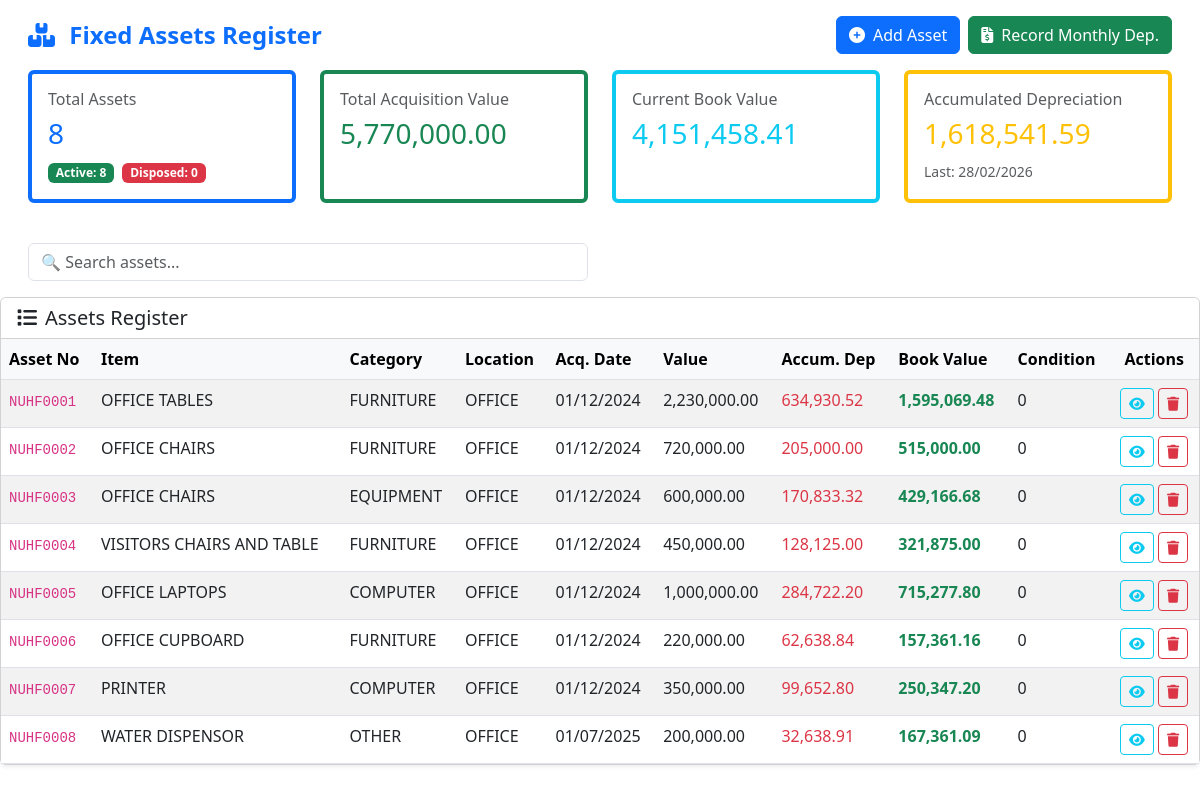
Page /app.cbfinance.rw/modules/assets.php on the committed database.
### tables this page shows
CREATE TABLE `assets` (
  `asset_id` int(11) NOT NULL,
  `asset_number` varchar(20) NOT NULL,
  `category` varchar(50) NOT NULL,
  `item_name` varchar(100) NOT NULL,
  `description` text,
  `serial_number` varchar(100) DEFAULT NULL,
  `location` varchar(100) DEFAULT NULL,
  `assigned_user` varchar(100) DEFAULT NULL,
  `acquisition_date` date NOT NULL,
  `acquisition_value` decimal(15,2) NOT NULL,
  `supplier` varchar(200) DEFAULT NULL,
  `additions` decimal(15,2) DEFAULT '0.00',
  `lifespan_years` int(11) NOT NULL,
  `depreciation_rate` decimal(5,2) NOT NULL,
  `asset_condition` varchar(1000) DEFAULT NULL,
  `monthly_depreciation` decimal(15,2) DEFAULT NULL,
  `daily_depreciation` decimal(15,2) DEFAULT NULL,
  `accumulated_depreciation` decimal(15,2) DEFAULT '0.00',
  `reporting_date` date DEFAULT NULL,
  `disposal_date` date DEFAULT NULL,
  `disposal_value` decimal(15,2) DEFAULT NULL,
  `disposal_reason` varchar(255) DEFAULT NULL,
  `created_at` timestamp NOT NULL DEFAULT CURRENT_TIMESTAMP,
  `updated_at` timestamp NOT NULL DEFAULT CURRENT_TIMESTAMP ON UPDATE CURRENT_TIMESTAMP
);

### app.cbfinance.rw/modules/assets.php (the view, shortened to what this page needs)
<?php
$conn = getConnection();
$conn->set_charset("utf8mb4");
$assets_result = $conn->query("SELECT * FROM assets ORDER BY asset_number ASC");
$stats_result = $conn->query("
    SELECT
        COUNT(*) AS total,
        SUM(CASE WHEN disposal_date IS NULL THEN 1 ELSE 0 END) AS active,
        SUM(CASE WHEN disposal_date IS NOT NULL THEN 1 ELSE 0 END) AS disposed,
        SUM(acquisition_value + additions) AS total_value,
        AVG(depreciation_rate) AS avg_dep_rate,
        SUM(COALESCE(accumulated_depreciation, 0)) AS total_accum_dep
    FROM assets
");
$stats = $stats_result ? $stats_result->fetch_assoc() : [];
$book_result = $conn->query("
    SELECT SUM(GREATEST(0, (acquisition_value + additions) - COALESCE(accumulated_depreciation, 0))) AS total_book
    FROM assets
    WHERE disposal_date IS NULL
");
$book_row = $book_result ? $book_result->fetch_assoc() : [];
$total_book_value = $book_row['total_book'] ?? 0;
$last_dep_result = $conn->query("
    SELECT MAX(transaction_date) AS last
    FROM ledger
    WHERE reference_type = 'DEPRECIATION'
      AND account_code IN ('5401','5402','5403')
");
$last_dep = $last_dep_result ? $last_dep_result->fetch_assoc()['last'] : null;
?>
<!DOCTYPE html>
<html lang="en">
<head>
    <link href="https://cdn.jsdelivr.net/npm/bootstrap@5.3.0/dist/css/bootstrap.min.css" rel="stylesheet">
    <link rel="stylesheet" href="https://cdnjs.cloudflare.com/ajax/libs/font-awesome/6.4.0/css/all.min.css">
</head>
<body>
<div class="container-fluid px-0">
    <div class="row mx-3 mt-3 mb-3">
        <div class="col-12 d-flex justify-content-between align-items-center flex-wrap gap-2">
            <h2 class="h4 fw-bold text-primary mb-0">
                <i class="fas fa-boxes me-2"></i> Fixed Assets Register
            </h2>
            <div class="d-flex gap-2 flex-wrap">
                <button class="btn btn-primary" data-bs-toggle="modal" data-bs-target="#addAssetModal">
                    <i class="fas fa-plus-circle me-2"></i>Add Asset
                </button>
                <button class="btn btn-success" data-bs-toggle="modal" data-bs-target="#recordDepModal">
                    <i class="fas fa-file-invoice-dollar me-2"></i>Record Monthly Dep.
                </button>
            </div>
        </div>
    </div>
    <div class="row mx-3 mb-4">
        <div class="col-xl-3 col-lg-6 mb-3">
            <div class="card border-start border-primary border-4 h-100">
                <div class="card-body">
                    <h6 class="text-muted">Total Assets</h6>
                    <h3 class="text-primary"><?= $stats['total'] ?? 0 ?></h3>
                    <span class="badge bg-success">Active: <?= $stats['active'] ?? 0 ?></span>
                    <span class="badge bg-danger ms-1">Disposed: <?= $stats['disposed'] ?? 0 ?></span>
                </div>
            </div>
        </div>
        <div class="col-xl-3 col-lg-6 mb-3">
            <div class="card border-start border-success border-4 h-100">
                <div class="card-body">
                    <h6 class="text-muted">Total Acquisition Value</h6>
                    <h3 class="text-success"> <?= number_format($stats['total_value'] ?? 0, 2) ?></h3>
                </div>
            </div>
        </div>
        <div class="col-xl-3 col-lg-6 mb-3">
            <div class="card border-start border-info border-4 h-100">
                <div class="card-body">
                    <h6 class="text-muted">Current Book Value</h6>
                    <h3 class="text-info"> <?= number_format($total_book_value, 2) ?></h3>
                </div>
            </div>
        </div>
        <div class="col-xl-3 col-lg-6 mb-3">
            <div class="card border-start border-warning border-4 h-100">
                <div class="card-body">
                    <h6 class="text-muted">Accumulated Depreciation</h6>
                    <h3 class="text-warning"> <?= number_format($stats['total_accum_dep'] ?? 0, 2) ?></h3>
                    <?php if ($last_dep): ?>
                    <small class="text-muted">Last: <?= date('d/m/Y', strtotime($last_dep)) ?></small>
                    <?php endif; ?>
                </div>
            </div>
        </div>
    </div>
    <div class="row mx-3 mb-3">
        <div class="col-md-6">
            <input type="text" id="searchInput" class="form-control" placeholder="🔍 Search assets...">
        </div>
    </div>
    <div class="row mx-0">
        <div class="col-12 px-0">
            <div class="card shadow-sm">
                <div class="card-header bg-white">
                    <h5 class="mb-0"><i class="fas fa-list me-2"></i>Assets Register</h5>
                </div>
                <div class="card-body p-0">
                    <div class="table-responsive" style="max-height: 65vh;">
                        <table class="table table-hover table-striped mb-0" id="assetsTable">
                            <thead class="table-light sticky-top">
                                <tr>
                                    <th>Asset No</th>
                                    <th>Item</th>
                                    <th>Category</th>
                                    <th>Location</th>
                                    <th>Acq. Date</th>
                                    <th>Value</th>
                                    <th>Accum. Dep</th>
                                    <th>Book Value</th>
                                    <th>Condition</th>
                                    <th class="text-center">Actions</th>
                                </tr>
                            </thead>
                            <tbody>
                                <?php if ($assets_result && $assets_result->num_rows > 0): ?>
                                    <?php while ($asset = $assets_result->fetch_assoc()):
                                        $total_val = $asset['acquisition_value'] + $asset['additions'];
                                        $book_val  = max(0, $total_val - ($asset['accumulated_depreciation'] ?? 0));
                                        $disposed  = !empty($asset['disposal_date']);
                                    ?>
                                    <tr class="<?= $disposed ? 'table-secondary' : '' ?>">
                                        <td><code><?= htmlspecialchars($asset['asset_number']) ?></code></td>
                                        <td><?= htmlspecialchars($asset['item_name']) ?></td>
                                        <td><?= htmlspecialchars($asset['category']) ?></td>
                                        <td><?= htmlspecialchars($asset['location']) ?></td>
                                        <td><?= $asset['acquisition_date'] ? date('d/m/Y', strtotime($asset['acquisition_date'])) : '-' ?></td>
                                        <td> <?= number_format($total_val, 2) ?></td>
                                        <td class="text-danger"> <?= number_format($asset['accumulated_depreciation'] ?? 0, 2) ?></td>
                                        <td class="text-success fw-bold"> <?= number_format($book_val, 2) ?></td>
                                        <td>
                                            <?= htmlspecialchars($asset['asset_condition'] ?? 'Unknown') ?>
                                        </td>
                                        <td class="text-center">
                                            <a href="?page=edit_asset&id=<?= $asset['asset_id'] ?>" class="btn btn-sm btn-outline-info" title="View Details">
                                                <i class="fas fa-eye"></i>
                                            </a>
                                            <a href="?page=assets&delete=<?= $asset['asset_id'] ?>" class="btn btn-sm btn-outline-danger"
                                               onclick="return confirm('Permanently delete <?= htmlspecialchars($asset['asset_number']) ?>?')" title="Delete">
                                                <i class="fas fa-trash"></i>
                                            </a>
                                        </td>
                                    </tr>
                                    <?php endwhile; ?>
                                <?php else: ?>
                                    <tr><td colspan="10" class="text-center py-5 text-muted">No assets found</td></tr>
                                <?php endif; ?>
                            </tbody>
                        </table>
                    </div>
                </div>
            </div>
        </div>
    </div>
</div>
</body>
</html>

### app.cbfinance.rw/modules/assets.php (style rules this page uses)
.sticky-top { position: sticky; top: 0; z-index: 10; }
.table-responsive { overflow-x: auto; }

### rows in the picture
assets: asset_number "NUHF0001", item_name "OFFICE TABLES", category "FURNITURE", location "OFFICE", acquisition_date "01/12/2024", total_val "2,230,000.00", accumulated_depreciation "634,930.52", book_val "1,595,069.48", asset_condition "0"
assets: asset_number "NUHF0002", item_name "OFFICE CHAIRS", category "FURNITURE", location "OFFICE", acquisition_date "01/12/2024", total_val "720,000.00", accumulated_depreciation "205,000.00", book_val "515,000.00", asset_condition "0"
assets: asset_number "NUHF0003", item_name "OFFICE CHAIRS", category "EQUIPMENT", location "OFFICE", acquisition_date "01/12/2024", total_val "600,000.00", accumulated_depreciation "170,833.32", book_val "429,166.68", asset_condition "0"
assets: asset_number "NUHF0004", item_name "VISITORS CHAIRS AND TABLE", category "FURNITURE", location "OFFICE", acquisition_date "01/12/2024", total_val "450,000.00", accumulated_depreciation "128,125.00", book_val "321,875.00", asset_condition "0"
assets: asset_number "NUHF0005", item_name "OFFICE LAPTOPS", category "COMPUTER", location "OFFICE", acquisition_date "01/12/2024", total_val "1,000,000.00", accumulated_depreciation "284,722.20", book_val "715,277.80", asset_condition "0"
assets: asset_number "NUHF0006", item_name "OFFICE CUPBOARD", category "FURNITURE", location "OFFICE", acquisition_date "01/12/2024", total_val "220,000.00", accumulated_depreciation "62,638.84", book_val "157,361.16", asset_condition "0"
assets: asset_number "NUHF0007", item_name "PRINTER", category "COMPUTER", location "OFFICE", acquisition_date "01/12/2024", total_val "350,000.00", accumulated_depreciation "99,652.80", book_val "250,347.20", asset_condition "0"
assets: asset_number "NUHF0008", item_name "WATER DISPENSOR", category "OTHER", location "OFFICE", acquisition_date "01/07/2025", total_val "200,000.00", accumulated_depreciation "32,638.91", book_val "167,361.09", asset_condition "0"

### other values in the picture
$stats['total'] "8"
$stats['active'] "8"
$stats['disposed'] "0"
$stats['total_value'] "5,770,000.00"
$total_book_value "4,151,458.41"
$stats['total_accum_dep'] "1,618,541.59"
date('d/m/Y', strtotime($last_dep)) "28/02/2026"
